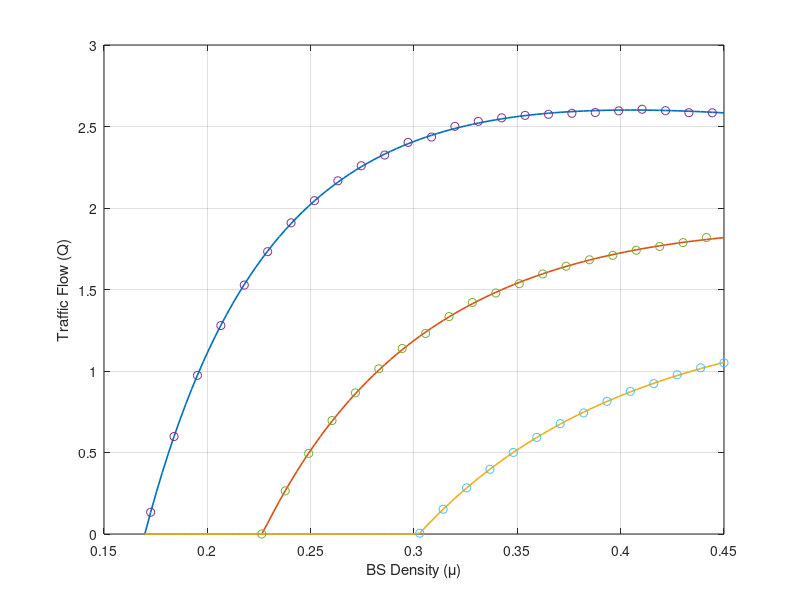

Reproduce this figure in MATLAB.
clc;
clear all;
close all;

% System Parameters
V_max = 30; % m/s
%R_thr = 1*10^10; % B/s
R_th = [1*10^9, 1.05*10^9, 1.1*10^9];
W_c = 40*10^6; % Hz
P_R = 1; % Watts
mu_max = 0.45; % Max BS intensity
h_d = 1/(mu_max*V_max); % Normalized handover rate
%l = [0.001, 0.005, 0.01, 0.015]; % CAV safety distances (km)
l = 1;
epsilon = 0.0015; % Crash probability
lambda = 1; % CAV average spacing
tau = 0.00015; % Processing time
 
% SNR parameters
alpha = 3; % path loss exponent
G_tx = 1; % Gain at transmitter
G_rx = 1; % Gain at reciever
c = 3*10^8; % m/s
f_R = 2.1*10^9; % Hz
NP=W_c*273*1.38*(10)^-23; % watts/m^2
gamma_R = G_tx*G_rx*(c/(4*pi*f_R))^2;
gamma_bar = (gamma_R.*P_R)/NP;

% Optimal BS intensity
%mu = (1/2).*(nthroot((2.^((sqrt(R_thr).*sqrt(R_thr+4.*W_c.*alpha)+R_thr)./(2.*W_c)))./(gamma_bar), alpha)); 
mu_data1 = (1/(2*gamma_bar^(1/alpha)))*nthroot((2^(R_th(1)/W_c)-1), alpha);
mu_data2 = (1/(2*gamma_bar^(1/alpha)))*nthroot((2^(R_th(2)/W_c)-1), alpha);
mu_data3 = (1/(2*gamma_bar^(1/alpha)))*nthroot((2^(R_th(3)/W_c)-1), alpha);



if mu_data1 > mu_max
    flag1 = 1;
end
if mu_data2 > mu_max
    flag2 = 1;
end
if mu_data3 > mu_max
    flag3 = 1;
end

mu_opt = linspace(min([mu_data1 mu_data2 mu_data3]), mu_max); % BS intensity

% Vector allocation
SNR = zeros(1, length(mu_opt));
R_m = zeros(1, length(mu_opt));
V_data1 = zeros(1, length(mu_opt));
V_data2 = zeros(1, length(mu_opt));
V_data3 = zeros(1, length(mu_opt));

V_safe = zeros(1, length(mu_opt));

V_opt1 = zeros(1, length(mu_opt));
V_opt2 = zeros(1, length(mu_opt));
V_opt3 = zeros(1, length(mu_opt));
    for j = 1:length(mu_opt)
        %SNR calculation
        SNR(j) = (gamma_R.*P_R.*((2.*mu_opt(j))).^(alpha))./NP;
       
        % Rate calculation
        R_m(j) = W_c*log2(1 + SNR(j));
       
        % Velocity with data rate
        V_data1(j) = (1./(h_d.*mu_opt(j))).*(1 - (R_th(1)./R_m(j)));
        V_data2(j) = (1./(h_d.*mu_opt(j))).*(1 - (R_th(2)./R_m(j)));
        V_data3(j) = (1./(h_d.*mu_opt(j))).*(1 - (R_th(3)./R_m(j)));
      
        % Safety Velocity
        V_safe(j) = -log(1-epsilon)/(lambda*tau); %Safe speed for V_min below peak

        % Optimal Velocity
        V_opt1(j) = min([V_safe(j) V_max V_data1(j)]);
        V_opt2(j) = min([V_safe(j) V_max V_data2(j)]);
        V_opt3(j) = min([V_safe(j) V_max V_data3(j)]);
        
        % Simulation
        pd = makedist('Exponential', 'mu', lambda);
        t = truncate(pd,l,Inf);
        r = random(t, 10000, 1);
        Qsim1(j) = V_opt1(j).*mean(1./r);
        Qsim2(j) = V_opt2(j).*mean(1./r);
        Qsim3(j) = V_opt3(j).*mean(1./r);
    end

% Plots    
figure(1);
Y = exp(l.*lambda).*expint(l.*lambda);
Q1 = V_opt1.*lambda.*Y;
Q1 = max(Q1, 0);
plot(mu_opt, Q1, 'LineWidth', 1, 'LineWidth', 1.2);
hold on
Q2 = V_opt2.*lambda.*Y;
Q2 = max(Q2, 0);
plot(mu_opt, Q2, 'LineWidth', 1, 'LineWidth', 1.2);
hold on 
Q3 = V_opt3.*lambda.*Y;
Q3 = max(Q3, 0);
plot(mu_opt, Q3, 'LineWidth', 1, 'LineWidth', 1.2);
hold on;
Qsim1 = max(Qsim1, 0);
Qsim2 = max(Qsim2, 0);
Qsim3 = max(Qsim3, 0);
plot(mu_opt(2:4:end), Qsim1(2:4:end), 'o')
hold on;
plot(mu_opt(21:4:end), Qsim2(21:4:end), 'o')
hold on;
plot(mu_opt(48:4:end), Qsim3(48:4:end), 'o')
hold off;
grid on
xlabel('BS Density (\mu)');
ylabel('Traffic Flow (Q)');
% ylim([0 1.5*10^-4])
% title('Q vs. \mu with Varying Data Rate Thresholds');
% legend('R_{th} = 1 Gbps (Ana.)', 'R_{th} = 1.05 Gbps (Ana.)', 'R_{th} = 1.1 Gbps (Ana.)');